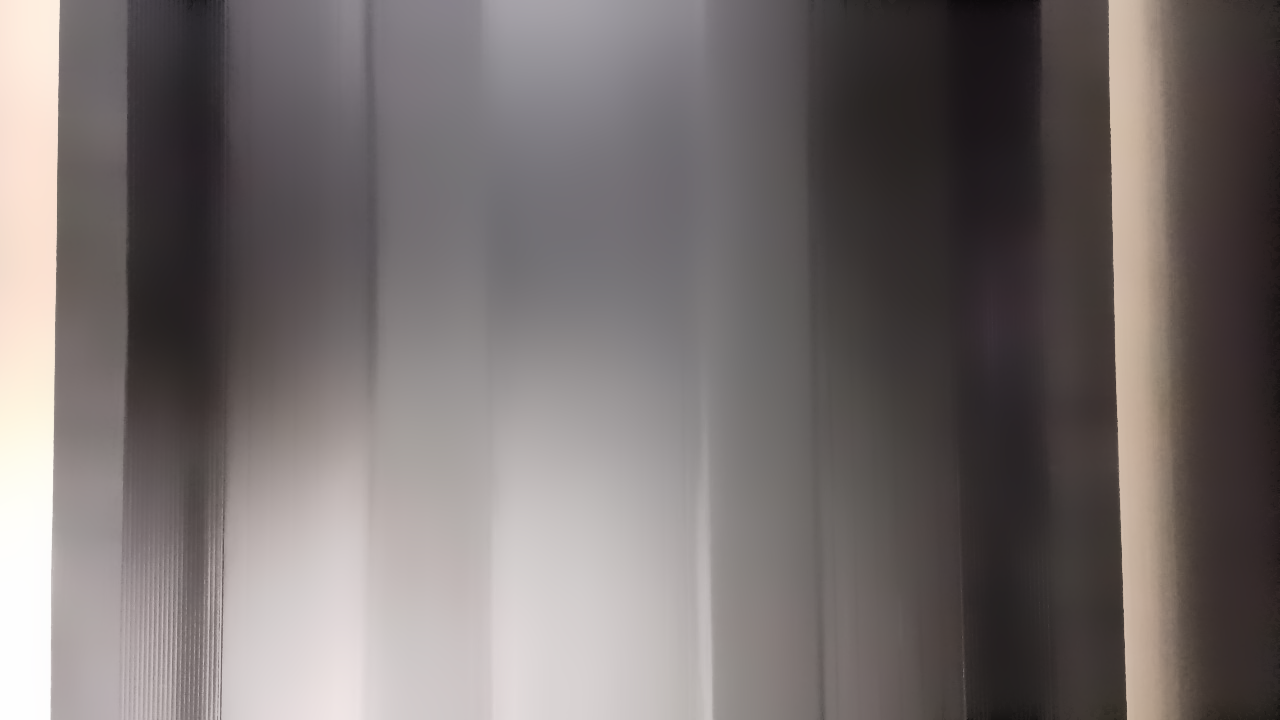
#> input picture images/tasma3.png, 1280 x 720 px
$ python line.py
#> lines starting #> are read from the running program, lines starting #| are printed output that depends on the picture; after the words box and inside, x2 and y2 are one past the last pixel; in counts of white or black regions, pixels touching at a corner belong together
import numpy as np

from skimage.transform import (hough_line, hough_line_peaks,
                               probabilistic_hough_line)
from skimage.feature import canny
from skimage import data, io

import matplotlib.pyplot as plt
from matplotlib import cm

image = io.imread('images/tasma3.png', as_gray=True)
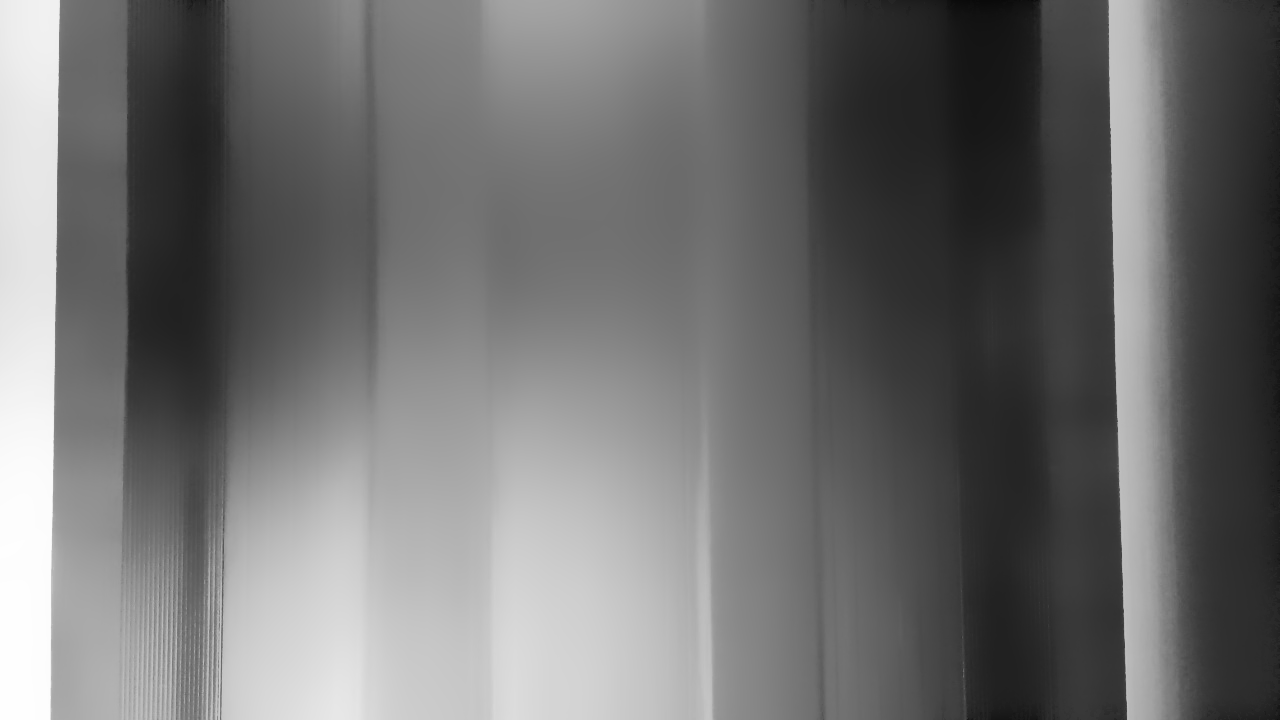
#> image: shape (720, 1280) float64; min 0.0423, max 0.996, mean 0.441
# Constructing test image
#image = np.zeros((100, 100))
#idx = np.arange(25, 75)
#image[idx[::-1], idx] = 255
#image[idx, idx] = image = io.imread('images/tasma.png', as_gray=True);
# Classic straight-line Hough transform


def draw_canny(sigma):
#> called with sigma = 1
    h, theta, d = hough_line(image)
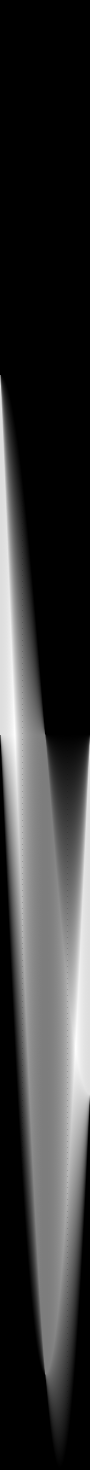
#> h: shape (2939, 180) uint64 (shown at 1/2 size); min 0, max 1466, mean 313.6; drawn with min black and max white
#> theta = 180 values from -1.57 to 1.55; d = 2939 values from -1469 to 1469

    # Line finding using the Probabilistic Hough Transform
    #image = data.camera()
    #edges = canny(image, 2, 1, 25)
    edges = canny(image, sigma)
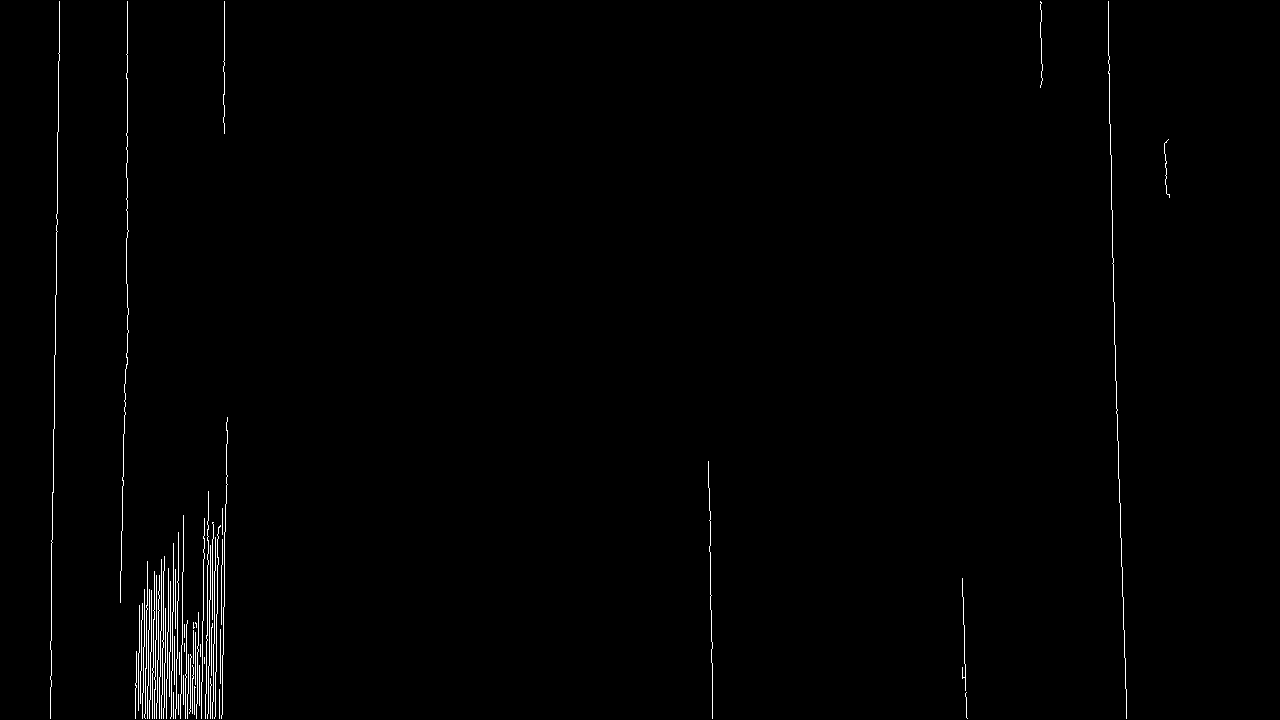
#> edges: shape (720, 1280) bool; 0.84% white in thin lines or dots, all inside (x1, y1, x2, y2) = (50, 1, 1170, 719)
    lines = probabilistic_hough_line(edges, line_length=100,
                                     line_gap=50)
#> lines = 127 items

    # Generating figure 2
    fig, axes = plt.subplots(3, 1, figsize=(15, 5), sharex=True, sharey=True)
    ax = axes.ravel()

    ax[0].imshow(image, cmap=cm.gray)
    ax[0].set_title('Input image')

    ax[1].imshow(edges, cmap=cm.gray)
    ax[1].set_title('Canny edges ' + str(sigma))

    ax[2].imshow(edges * 0)
    for line in lines:
        p0, p1 = line
        ax[2].plot((p0[0], p1[0]), (p0[1], p1[1]))
#> this loop made 127 passes
#> (p0, p1) on passes 1 to 12: ((1115, 380), (1108, 1)), ((1126, 707), (1115, 365)), ((1115, 364), (1113, 258)), ((1126, 718), (1120, 537)), ((142, 718), (183, 553)), ((224, 133), (224, 1)), ((121, 570), (125, 369)), ((215, 716), (218, 527)), ((139, 638), (225, 519)), ((50, 679), (57, 224)), ((210, 706), (213, 522)), ((51, 567), (58, 122))
    ax[2].set_xlim((0, image.shape[1]))
    ax[2].set_ylim((image.shape[0], 0))
    ax[2].set_title('Probabilistic Hough')

    for a in ax:
        a.set_axis_off()

    plt.tight_layout()
    plt.show()
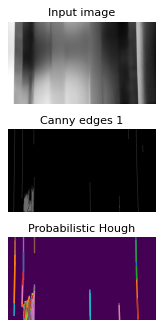
#> figure drawn by matplotlib, 3 panels

draw_canny(1)
